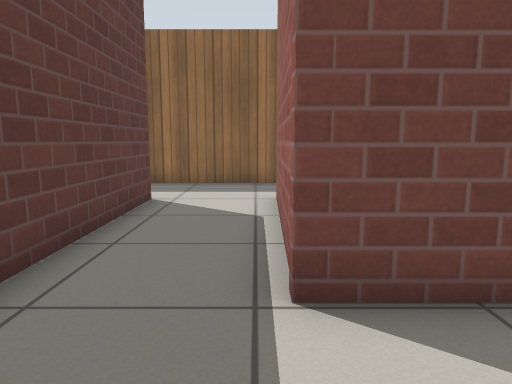
view 1 (above)

18 first-person views from a walk through a Gazebo world. The camera is 0.72 m above the floor, tilts 8° down and sees 70° across. The floor is counted in squares, 0.5 m on a side. Each view is taken from the middle of a square. On the plan, view 1 faces up. The plan holds only what a view shows up to about 16 squares ahead; the rest is blank. Simple patterns stand in for the simulator's built-in surfaces.

view 2
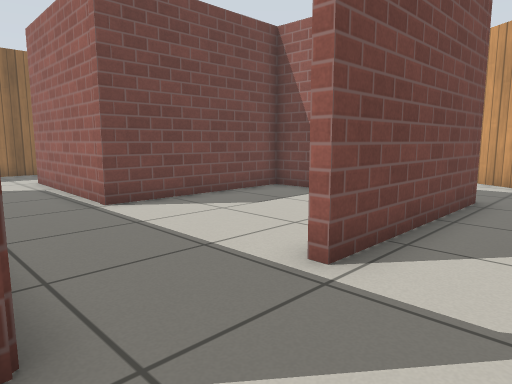

view 3
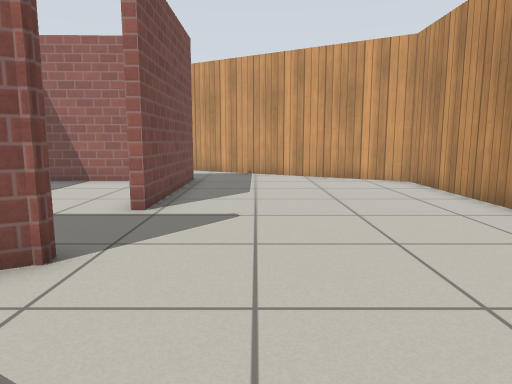

view 4
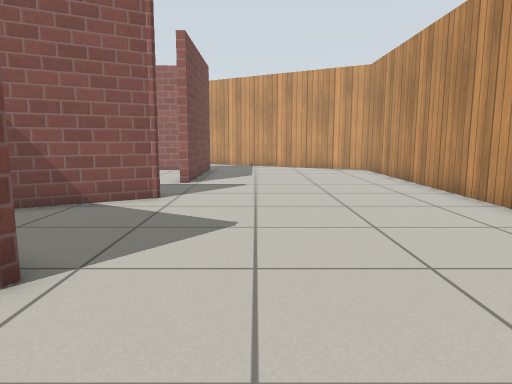

view 5
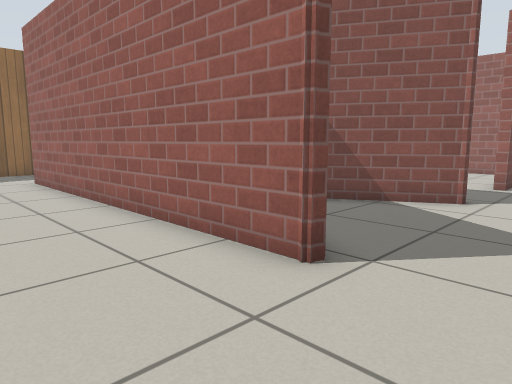

view 6
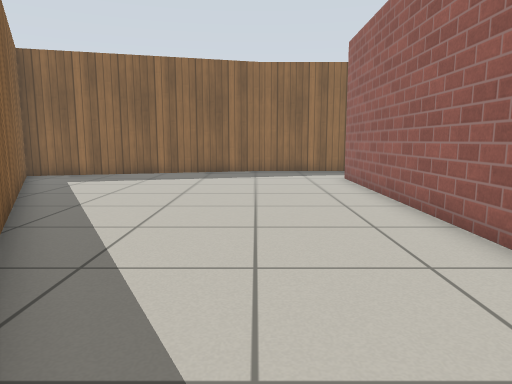

view 7
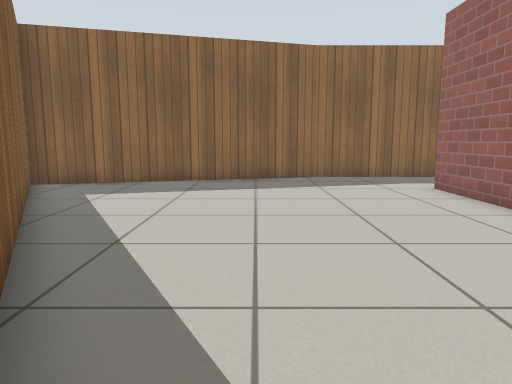

view 8
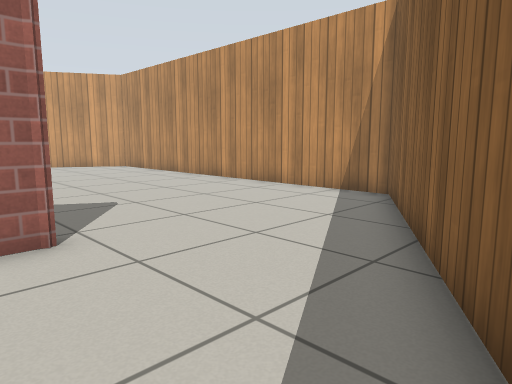

view 9
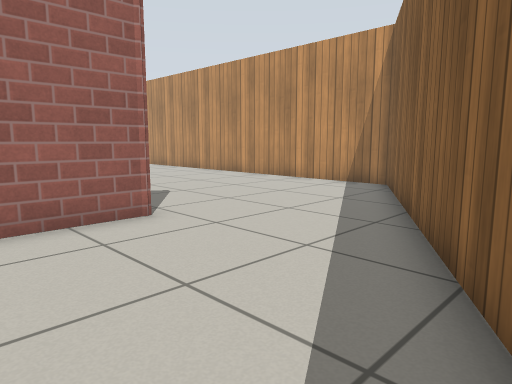

view 10
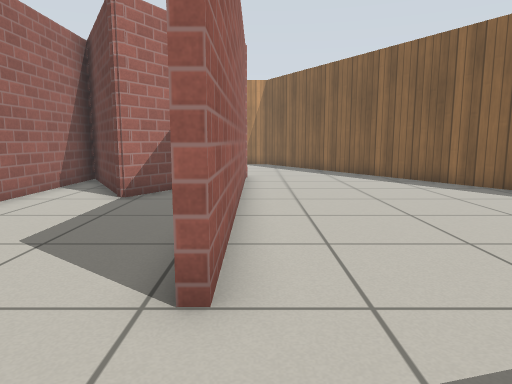

view 11
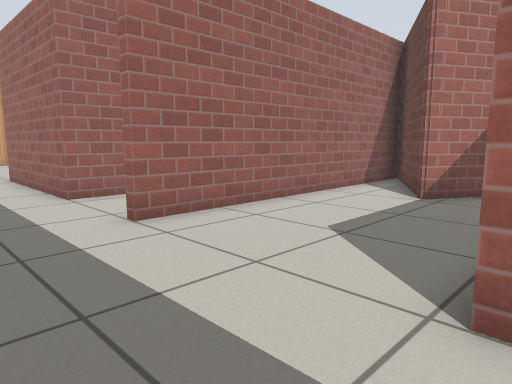

view 12
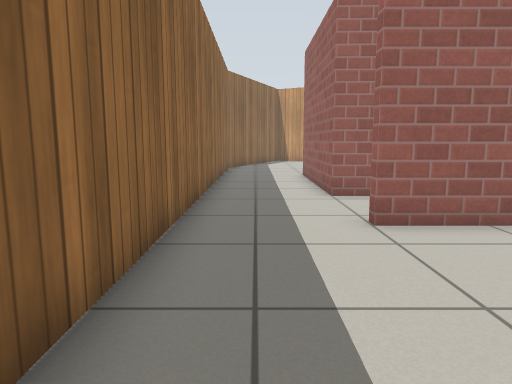

view 13
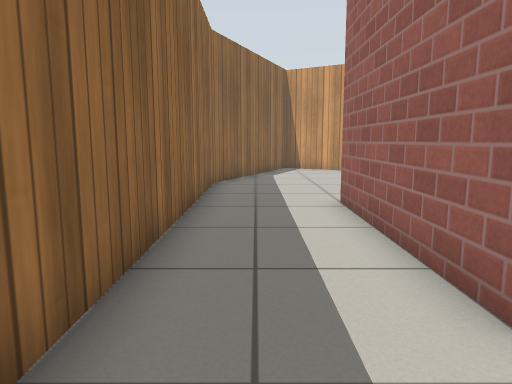

view 14
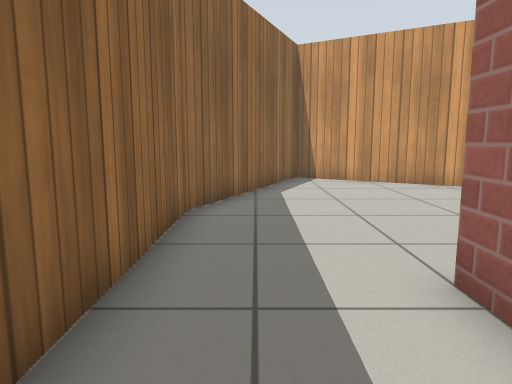

view 15
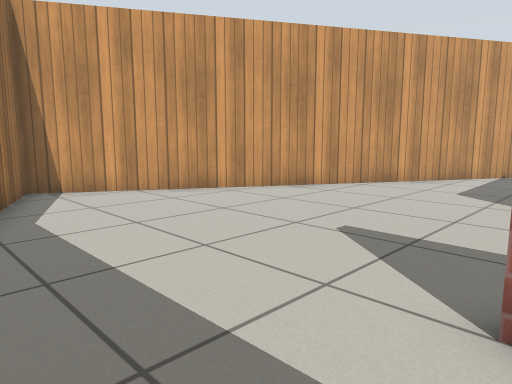

view 16
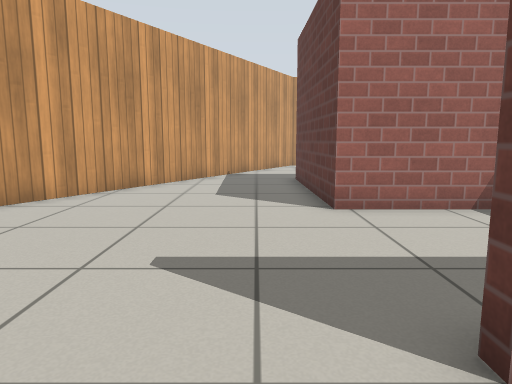

view 17
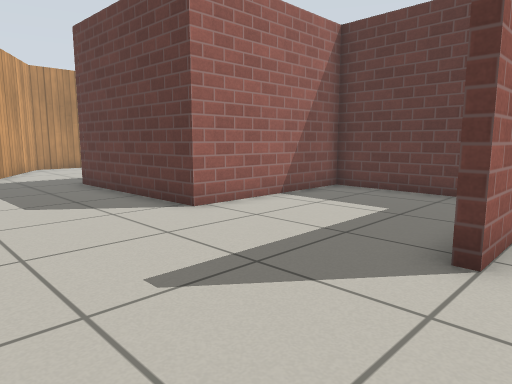

view 18
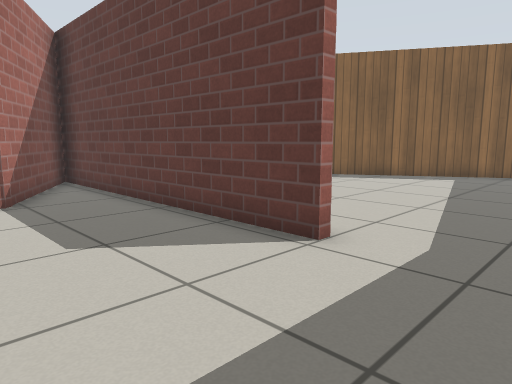

### Floor plan
Ten units are one square. View 1 is at (0, 0); x grows to the right and y downward. Boxes are objects, and circles mark ways between rooms. Rooms are numbered by the first view taken in them; rooms with no view inside come last. Other rooms are left out.
<svg viewBox="-218 -129 397 238">
<path fill="none" stroke="#000" d="M-39 0 -29 18M-29 -90 -26 -90 -26 -35M62 13 61 -31 3 -31 5 -90M5 -124 -35 -124M-25 25 -28 25 -44 -2M-86 26 -86 16M-83 -4 -83 18M65 27 5 27M-123 57 -96 104 59 104 98 37M-86 16 -86 -90M-83 18 -70 -4M-85 -124 -117 -124 -213 -98 -123 57M8 -71 7 -34 65 -34 65 27M5 -90 65 -90 65 -86M98 37 174 -94 104 -124 5 -124M-83 -90 -83 -4M-35 -124 -85 -124M-70 -4 -57 -27 -56 -28 -39 0M-29 18 -29 -90"/>
<circle cx="-10" cy="23" r="3" fill="#2a7"/>
<circle cx="0" cy="-110" r="3" fill="#2a7"/>
<circle cx="-30" cy="-105" r="3" fill="#2a7"/>
<circle cx="-102" cy="35" r="3" fill="#2a7"/>
<circle cx="80" cy="40" r="3" fill="#2a7"/>
<circle cx="-80" cy="-105" r="3" fill="#2a7"/>
<text x="0" y="-40">1</text>
<text x="-20" y="60">2</text>
<text x="-130" y="-50">3</text>
<text x="80" y="-60">4</text>
<text x="-60" y="-70">5</text>
</svg>
Room 1 opens to room 2. Room 1 opens to room 4. Room 1 opens to room 5. Room 2 opens to room 3. Room 2 opens to room 4. Room 3 opens to room 5.

Where each view was taken, in squares from view 1:
view 1: 0 up, 0 right, facing up
view 2: 5 down, 3 left, facing up-right
view 3: 5 down, 7 left, facing right
view 4: 5 down, 12 left, facing right
view 5: 5 down, 12 left, facing up-right
view 6: 5 down, 12 left, facing up
view 7: 2 down, 14 left, facing up
view 8: 1 down, 14 left, facing down-right
view 9: 1 up, 15 left, facing down-right
view 10: 12 up, 9 left, facing down
view 11: 12 up, 9 left, facing down-right
view 12: 11 up, 9 left, facing right
view 13: 11 up, 2 left, facing right
view 14: 11 up, 3 right, facing right
view 15: 12 up, 6 right, facing down-right
view 16: 11 up, 8 right, facing down
view 17: 10 up, 11 right, facing down-left
view 18: 12 up, 4 left, facing down-left
